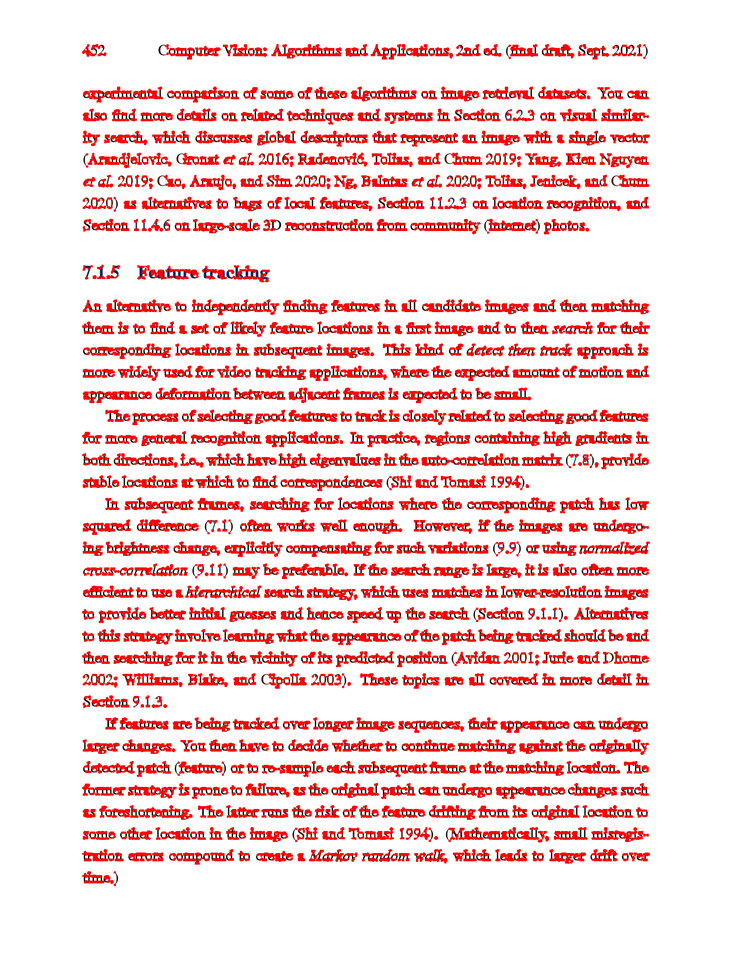
#> input picture harris.png, 731 x 965 px, shrunk from 1325 x 1750 before the run, given in place of reference_img.png, which was not available
$ jupyter execute assignment_4.ipynb
#> lines starting #> are read from the running program, lines starting #| are printed output that depends on the picture; pictures that were not available may be replaced by others from this repository, and a replacement may not be noted
[cell 1]
# === Setup ===
import os
from pathlib import Path
import cv2
import numpy as np

# Output folder
res_path = Path("results")
res_path.mkdir(parents=True, exist_ok=True)

# Load inputs once (BGR)
ref_img_color = cv2.imread("reference_img.png", cv2.IMREAD_COLOR)
#> ref_img_color is the input picture: shape (965, 731, 3); mean B, G, R 216.7, 216.6, 248.6
tgt_img_color = cv2.imread("align_this.jpg",   cv2.IMREAD_COLOR)

if ref_img_color is None or tgt_img_color is None:
    raise FileNotFoundError("Please place 'reference_img.png' and 'align_this.jpg' next to this notebook.")

[cell 2]
def harris_corner_detection(reference_image_bgr):
    """
    Harris Corner Detection (visualization).
    - Input: reference_image_bgr (BGR color image)
    - Output (saved): results/harris.png
    """
    gray = cv2.cvtColor(reference_image_bgr, cv2.COLOR_BGR2GRAY)
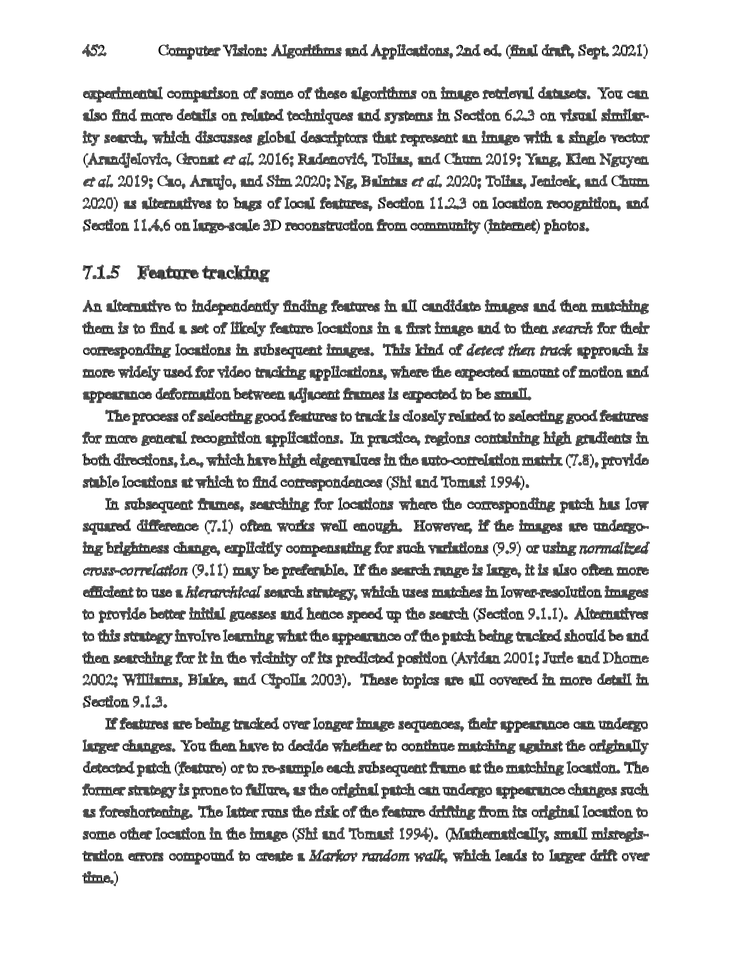
#> gray: shape (965, 731); min 0, max 255, mean 226.2
    gray_f = np.float32(gray)

    # Harris parameters (standard choices)
    dst = cv2.cornerHarris(gray_f, blockSize=2, ksize=3, k=0.04)
    dst = cv2.dilate(dst, None)  # visualization only
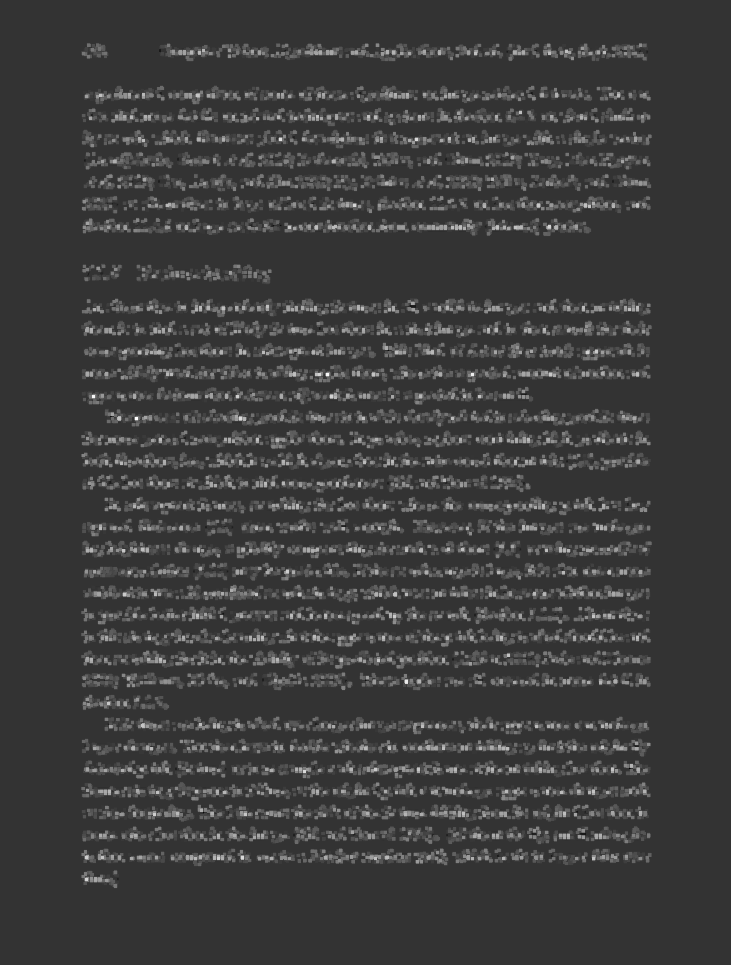
#> dst: shape (965, 731) float32; min -68467568, max 270047520, mean 13657706; drawn with min black and max white

    vis = reference_image_bgr.copy()
    vis[dst > 0.01 * dst.max()] = [0, 0, 255]  # mark corners in red (BGR)
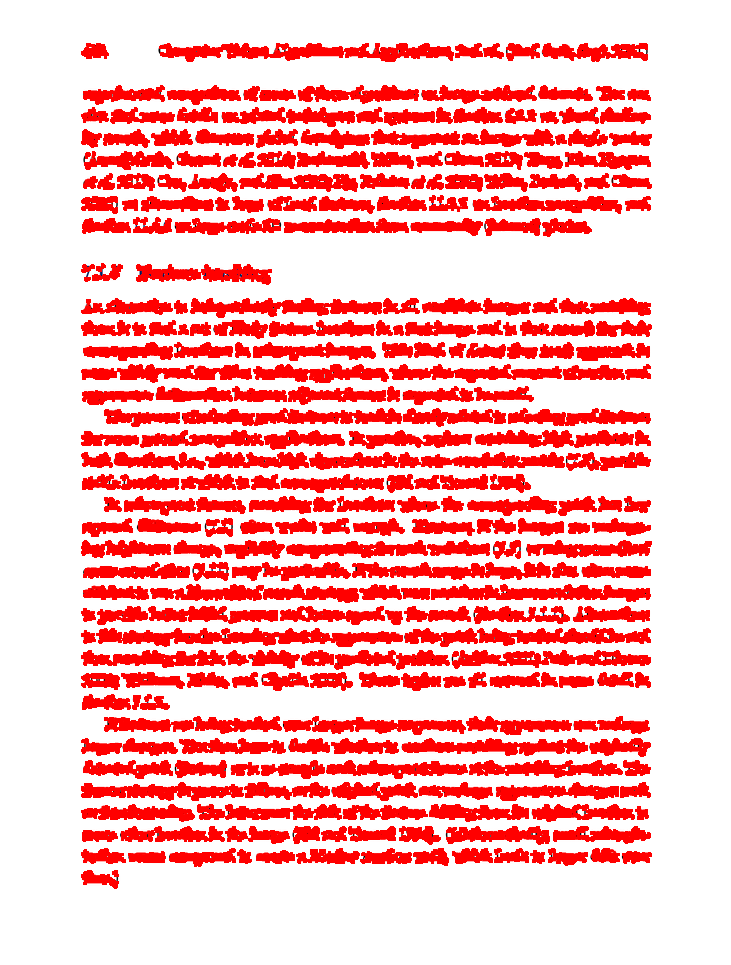
#> vis: shape (965, 731, 3); mean B, G, R 181.7, 181.7, 254.6

    out_path = res_path / "harris.png"
    cv2.imwrite(str(out_path), vis)

harris_out = harris_corner_detection(ref_img_color)
print(f"Saved: {res_path}/harris.png")

[cell 3]
def align_images_sift(image_to_align_bgr, reference_image_bgr,
                      max_features=10, good_match_precent=0.7):
    """
    Align `image_to_align_bgr` onto `reference_image_bgr` using SIFT + FLANN + Homography.

    Parameters (assignment-consistent & tutorial-faithful):
      - good_match_precent (0.7): Lowe-ratio threshold.
      - max_features (10): used as MIN_MATCH_COUNT = 10 (minimum #good matches before homography),
        NOT as a hard limit on SIFT keypoints (limiting SIFT to 10 typically breaks homography).

    Outputs (saved to 'results/'):
      - aligned.png : target warped into the reference frame (page 2)
      - matches.png : inlier matches visualization (page 3)

    Returns:
      - H_tgt2ref (3x3): homography mapping target -> reference
    """
#> called with max_features = 10, good_match_precent = 0.7
    # Convert to grayscale for feature extraction
    ref_gray = cv2.cvtColor(reference_image_bgr, cv2.COLOR_BGR2GRAY)  # img1 (reference)
    tgt_gray = cv2.cvtColor(image_to_align_bgr,  cv2.COLOR_BGR2GRAY)  # img2 (target)

    # SIFT (do NOT clamp to 10)
    sift = cv2.SIFT_create()
    kp1, des1 = sift.detectAndCompute(ref_gray, None)
#> kp1 = 11161 keypoints; strongest (x, y, size): (222, 308, 1.8), (129, 769, 1.9), (347, 395, 2), (556, 637, 1.9)
    kp2, des2 = sift.detectAndCompute(tgt_gray, None)
#> kp2 has the same summary as kp1
    if des1 is None or des2 is None or len(kp1) < 2 or len(kp2) < 2:
        vis = cv2.drawKeypoints(ref_gray, kp1 or [], None, color=(0, 255, 0))
        cv2.imwrite(str(res_path / "matches.png"), vis)
        raise RuntimeError("Not enough SIFT features detected.")

    # FLANN (KD-Tree) + kNN (tutorial)
    FLANN_INDEX_KDTREE = 1
    flann = cv2.FlannBasedMatcher(dict(algorithm=FLANN_INDEX_KDTREE, trees=5),
                                  dict(checks=50))
    knn = flann.knnMatch(des1, des2, k=2)  # Ref -> Target
#> knn = 11161 matches

    # Lowe-ratio filter
    ratio = float(good_match_precent)
    good = [m for m, n in knn if m.distance < ratio * n.distance]
#> good = 11161 matches

    # Minimum good matches (interpret 'max_features=10' as MIN_MATCH_COUNT=10)
    MIN_MATCH_COUNT = int(max_features) if max_features and max_features > 0 else 10
    if len(good) <= MIN_MATCH_COUNT:
        dbg = cv2.drawMatches(ref_gray, kp1, tgt_gray, kp2, good, None, flags=2)
        cv2.imwrite(str(res_path / "matches.png"), dbg)
        raise RuntimeError(f"Not enough good matches: {len(good)} <= {MIN_MATCH_COUNT}")

    # Homography: Ref -> Target (tutorial order)
    src_pts = np.float32([kp1[m.queryIdx].pt for m in good]).reshape(-1, 1, 2)  # ref
    dst_pts = np.float32([kp2[m.trainIdx].pt for m in good]).reshape(-1, 1, 2)  # target
    H_ref2tgt, mask = cv2.findHomography(src_pts, dst_pts, cv2.RANSAC, 5.0)
#> H_ref2tgt = [[1, -2.06e-16, -3.31e-12], [1.58e-14, 1, -5.3e-12], [3.25e-17, -8.27e-19, 1]]; mask = 11161 values from 1 to 1
    if H_ref2tgt is None:
        dbg = cv2.drawMatches(ref_gray, kp1, tgt_gray, kp2, good, None, flags=2)
        cv2.imwrite(str(res_path / "matches.png"), dbg)
        raise RuntimeError("Homography estimation failed (H=None).")

    # Warp: Target -> Reference (use inverse)
    H_tgt2ref = np.linalg.inv(H_ref2tgt)
#> H_tgt2ref = [[1, 2.06e-16, 3.31e-12], [-1.58e-14, 1, 5.3e-12], [-3.25e-17, 8.27e-19, 1]]
    h, w = ref_gray.shape
#> h = 965; w = 731
    aligned = cv2.warpPerspective(image_to_align_bgr, H_tgt2ref, (w, h))
    cv2.imwrite(str(res_path / "aligned.png"), aligned)

    # Matches (inliers only)
    matchesMask = (mask.ravel().tolist() if mask is not None else None)
#> matchesMask = 11161 values from 1 to 1
    vis = cv2.drawMatches(ref_gray, kp1, tgt_gray, kp2, good, None,
                          matchesMask=matchesMask,
                          flags=cv2.DrawMatchesFlags_NOT_DRAW_SINGLE_POINTS)
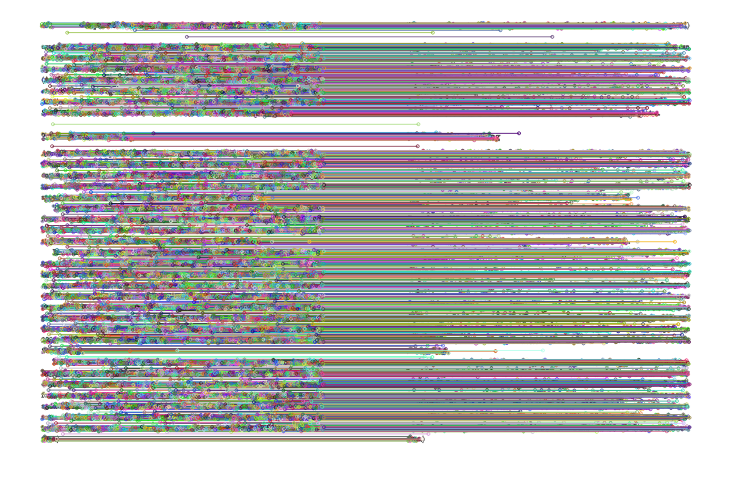
#> vis: shape (965, 1462, 3) (shown at 1/2 size); mean of channels 0, 1, 2 181, 181, 181.6; drawn as B, G, R
    cv2.imwrite(str(res_path / "matches.png"), vis)

    return H_tgt2ref

# Run alignment (pages 2 & 3)
H = align_images_sift(
    image_to_align_bgr=tgt_img_color,
    reference_image_bgr=ref_img_color,
    max_features=10,           # interpreted as MIN_MATCH_COUNT (tutorial logic)
    good_match_precent=0.7     # Lowe-ratio
)
#> H has the same summary as H_tgt2ref in align_images_sift
print(f"Saved: {res_path}/aligned.png")
print(f"Saved: {res_path}/matches.png")

[cell 4]
from PIL import Image, ImageDraw, ImageFont

def _add_caption(img_path, caption_text):
    """
    Add a prominent caption band on top of an image and return a PIL Image.
    Tries to use a TrueType font (DejaVuSans) with a relatively large size.
    Falls back to default font if the TTF is unavailable.
    """
    img = Image.open(img_path).convert("RGB")
    W, H = img.size
#> W = 731; H = 965

    # Try a large TTF font; fallback to default if missing
    font = None
    for candidate in ["DejaVuSans.ttf", "/usr/share/fonts/truetype/dejavu/DejaVuSans.ttf"]:
        try:
            font = ImageFont.truetype(candidate, size=max(18, H // 25))
            break
        except Exception:
            font = None
    if font is None:
        font = ImageFont.load_default()

    # Compute band height based on font metrics
    band_h = max(60, H // 12)
#> band_h = 80
    band = Image.new("RGB", (W, band_h), color=(240, 240, 240))
#> band: PIL image 731x80 RGB; every value is 240
    draw = ImageDraw.Draw(band)

    # Multi-line safe wrap (simple)
    margin = 16
    draw.text((margin, band_h//2 - 10), caption_text, fill=(0, 0, 0), font=font, anchor="lm")

    stacked = Image.new("RGB", (W, H + band_h), color=(255, 255, 255))
#> stacked: PIL image 731x1045 RGB; every value is 255
    stacked.paste(band, (0, 0))
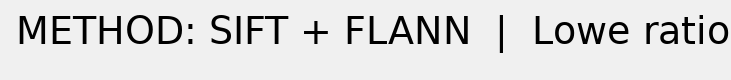
#> band: PIL image 731x80 RGB; min 0, max 240, mean 218.9
    stacked.paste(img, (0, band_h))
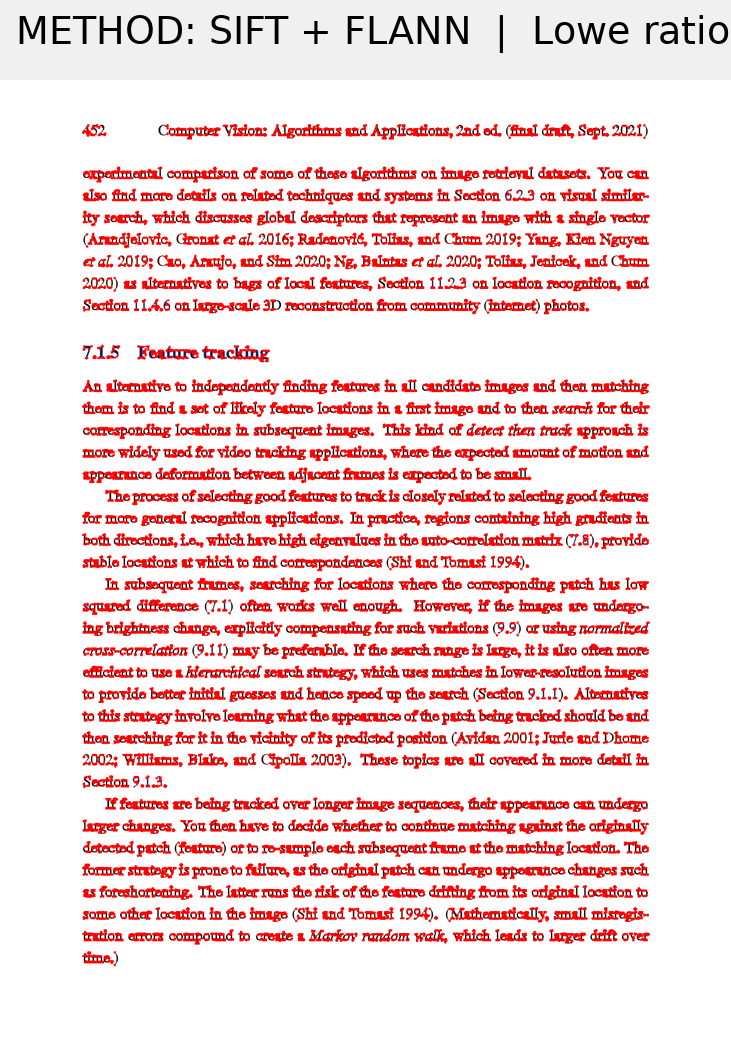
#> stacked: PIL image 731x1045 RGB; mean R, G, B 246.3, 216.8, 216.8
    return stacked

def export_pdf(harris_path, aligned_path, matches_path, out_pdf_path):
    caption = "METHOD: SIFT + FLANN  |  Lowe ratio = 0.7  |  NOTE: features were NOT limited to 10; MIN_MATCH_COUNT = 10"
    p1 = Image.open(harris_path).convert("RGB")
    p2 = _add_caption(aligned_path, caption)
    p3 = _add_caption(matches_path, caption)
#> in _add_caption (call 2), `band = Image.new("RGB", (W, band_h), color=(240, 240, 240))`: band: PIL image 1462x80 RGB; every value is 240
#> in _add_caption (call 2), `stacked = Image.new("RGB", (W, H + band_h), color=(255, 255, 255))`: stacked: PIL image 1462x1045 RGB; every value is 255
#> in _add_caption (call 2), `stacked.paste(band, (0, 0))`:
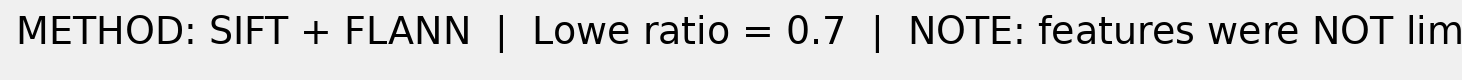
#> band: PIL image 1462x80 RGB; min 0, max 240, mean 219.3
#> in _add_caption (call 2), `stacked.paste(band, (0, 0))`:
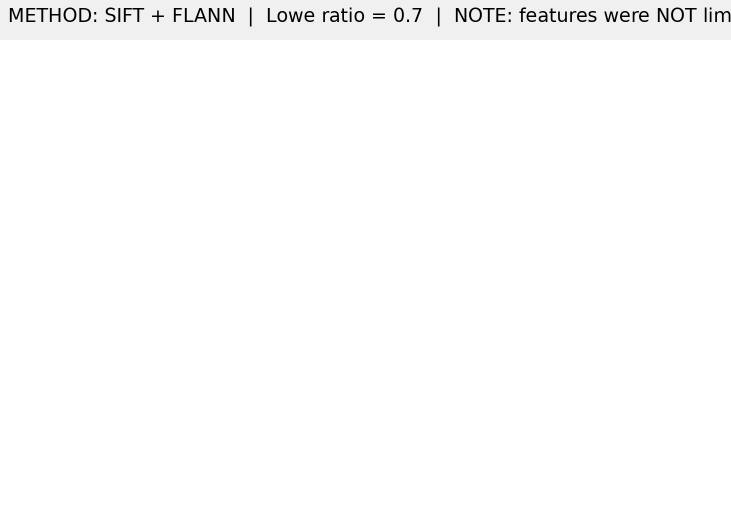
#> stacked: PIL image 1462x1045 RGB (shown at 1/2 size); min 0, max 255, mean 252.3
#> in _add_caption (call 2), `stacked.paste(img, (0, band_h))`:
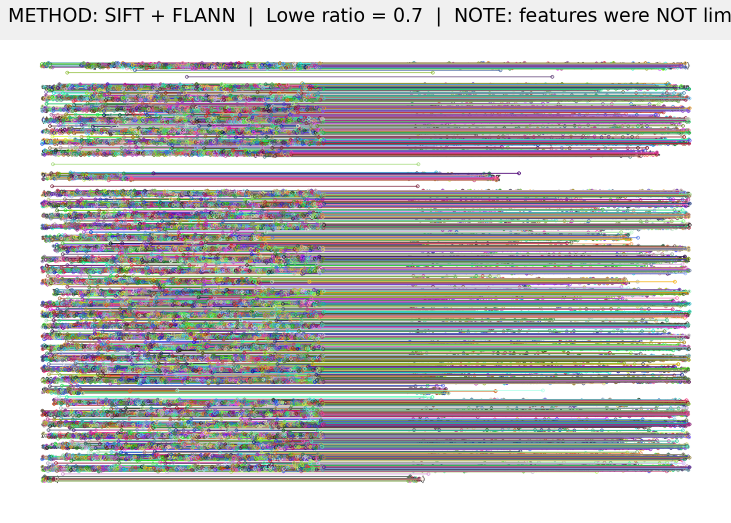
#> stacked: PIL image 1462x1045 RGB (shown at 1/2 size); mean R, G, B 184.5, 183.9, 183.9
    p1.save(out_pdf_path, save_all=True, append_images=[p2, p3])
    print(f"Saved PDF: {res_path}/assignment_4_pages.pdf")

export_pdf(
    res_path / "harris.png",
    res_path / "aligned.png",
    res_path / "matches.png",
    res_path / "assignment_4_pages.pdf"
)
